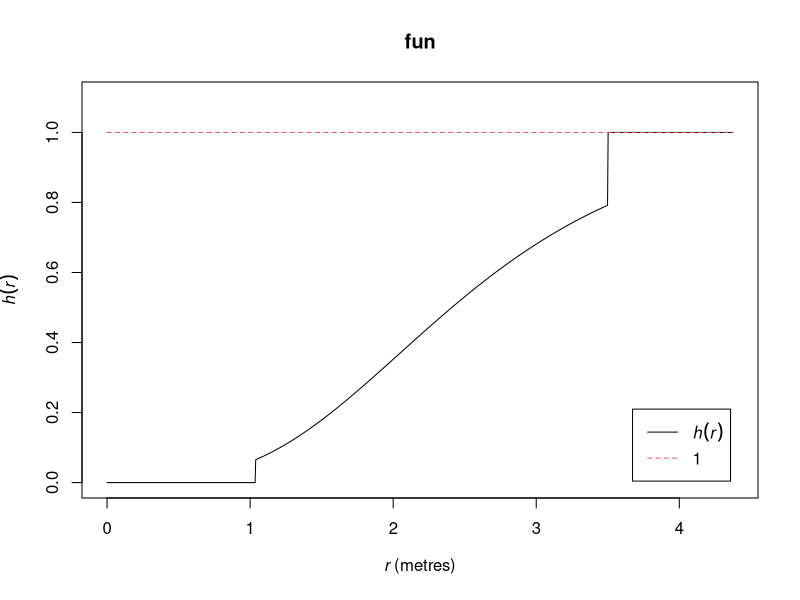

The R script that drew this image:
library(spatstat)


### Name: Fiksel
### Title: The Fiksel Interaction
### Aliases: Fiksel
### Keywords: spatial models

### ** Examples

   Fiksel(r=1,hc=0.02, kappa=2)
   # prints a sensible description of itself

   data(spruces)
   X <- unmark(spruces)

   fit <- ppm(X ~ 1, Fiksel(r=3.5, kappa=1))
   plot(fitin(fit))
